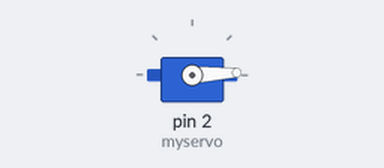
Recording of a sketch running on a simulated Arduino Uno, built with avr-gcc and run on an emulated ATmega328P. Shown: servo.

Above: at 0.05 s.
At 0.9 s:
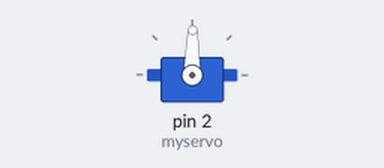
At 1.75 s:
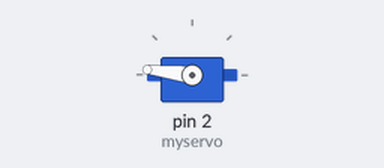
At 3.45 s:
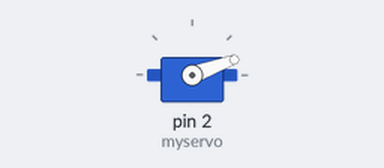
Timing chart, 0 to 8.4 s (numbered marks = the images above):
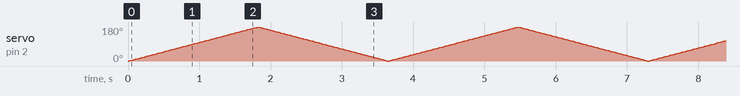

The sketch:

Servo.ino
```cpp
/* -----------------------------------------------------------------------------
 - File:   Servo Test
 - Author: panerqiang@sunfounder.com
 - Date:   2015/1/30
 * -----------------------------------------------------------------------------
 - Overview
  - This project was written to test a Servo, if it runs, the Servo will sweep.
 * ---------------------------------------------------------------------------*/

/* Includes ------------------------------------------------------------------*/
#include <Servo.h>
/* Private variables ---------------------------------------------------------*/
Servo myservo;  // create servo object to control a servo
int pos = 0;    // variable to store the servo position
/* ---------------------------------------------------------------------------*/

/*
 - setup function
 * ---------------------------------------------------------------------------*/
void setup()
{
  myservo.attach(2);  // attaches the servo on pin 2 to the servo object
}

/*
 - loop function
 * ---------------------------------------------------------------------------*/
void loop()
{
  for(pos = 0; pos <= 180; pos += 1) // goes from 0 degrees to 180 degrees
  {                                  // in steps of 1 degree
    myservo.write(pos);              // tell servo to go to position in variable 'pos'
    delay(10);                       // waits 15ms for the servo to reach the position
  }
  for(pos = 180; pos>=0; pos-=1)     // goes from 180 degrees to 0 degrees
  {
    myservo.write(pos);              // tell servo to go to position in variable 'pos'
    delay(10);                       // waits 15ms for the servo to reach the position
  }
}
```
